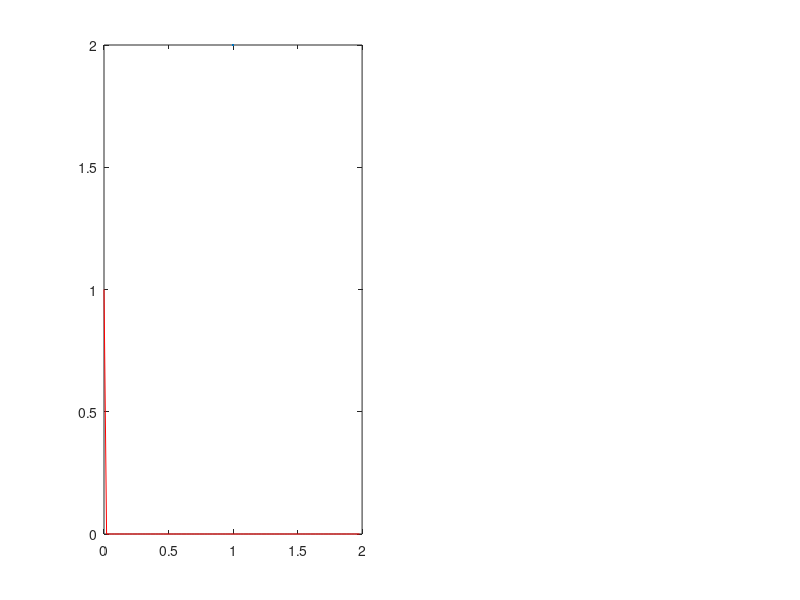

MATLAB code for this plot: (Note: this script raises an error after producing the figure.)
clc,clear all,close all;
% Heisenberg Uncertainty Principle Proof Fourier Transform
% 07-Mar-2024
% Written By: Rasit
%% Create Data
Ts = 2e-2; % Sampling Periode
Fs = 1/Ts; % Sampling Freq
t = (0:Ts:2-Ts)'; % Time Vec
NoD = size(t,1); % Number Of Data
f0 = 1;  % Signal Freq
Signal = 1*cos(2*pi*f0*t); % Signal
Window = zeros(size(Signal,1),1); % Window

figure('units','normalized','outerposition',[0 0 1 1],'color','w')
for i=1:NoD
    Window(i,:) = 1;
    clf
    subplot(121)
    plot(t,Signal.*Window,"r",LineWidth=2)
    xline(0),yline(0)
    xlabel('Time (seconds)')
    ylabel('Amplitude')
    legend("Cos(t)")
    title("Time Domain")
    axis([-.5 2.5 -1.5 1.5])

    subplot(122)
    signalFFT = abs(fft(Signal.*Window));
    plot((0:length(Signal)-1)*Fs/length(Signal),signalFFT,"r",LineWidth=2)
    xlabel('Frequency (Hz)')
    ylabel('Magnitude')
    legend("F\{Cos(t)\}")
    title("Frequency Domain")
    if i == 1
        subplot(121)
        text(0,1,sprintf('   cos(t)*\\delta(t) ','Interpreter', 'latex'),'FontSize',20)
        text(0.1,1.1,"Fully defined in time domain",'FontSize',20)
        subplot(122)
        text(.1,1.2,sprintf('   F\\{cos(t)*\\delta(t=0)\\} = 1','Interpreter', 'latex'),'FontSize',20)
        text(0.1,1.1,"   Undefined in frequency domain",'FontSize',20)
        pause(2)
    end
    if i == 100
        subplot(121)
        text(0,1.1,sprintf('   cos(t) ','Interpreter', 'latex'),'FontSize',20)
        text(0.1,1.2,"Undefined in time domain",'FontSize',20)
        subplot(122)
        text(.1,45.2,sprintf('    F\\{cos(t)\\} = \\delta(t)','Interpreter', 'latex'),'FontSize',20)
        text(0.1,43.1,"    Fully defined in frequency domain",'FontSize',20)
        pause(2)
    end
    drawnow
end
